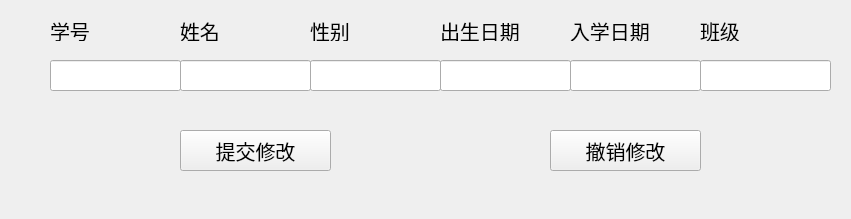
<?xml version="1.0" encoding="UTF-8"?>
<ui version="4.0">
 <class>Form</class>
 <widget class="QWidget" name="Form">
  <property name="geometry">
   <rect>
    <x>0</x>
    <y>0</y>
    <width>851</width>
    <height>219</height>
   </rect>
  </property>
  <property name="minimumSize">
   <size>
    <width>851</width>
    <height>219</height>
   </size>
  </property>
  <property name="maximumSize">
   <size>
    <width>851</width>
    <height>219</height>
   </size>
  </property>
  <property name="windowTitle">
   <string>Form</string>
  </property>
  <widget class="QLineEdit" name="lineEdit_1">
   <property name="geometry">
    <rect>
     <x>50</x>
     <y>60</y>
     <width>131</width>
     <height>31</height>
    </rect>
   </property>
  </widget>
  <widget class="QLineEdit" name="lineEdit_2">
   <property name="geometry">
    <rect>
     <x>180</x>
     <y>60</y>
     <width>131</width>
     <height>31</height>
    </rect>
   </property>
  </widget>
  <widget class="QLineEdit" name="lineEdit_3">
   <property name="geometry">
    <rect>
     <x>310</x>
     <y>60</y>
     <width>131</width>
     <height>31</height>
    </rect>
   </property>
  </widget>
  <widget class="QLineEdit" name="lineEdit_4">
   <property name="geometry">
    <rect>
     <x>440</x>
     <y>60</y>
     <width>131</width>
     <height>31</height>
    </rect>
   </property>
  </widget>
  <widget class="QLineEdit" name="lineEdit_5">
   <property name="geometry">
    <rect>
     <x>570</x>
     <y>60</y>
     <width>131</width>
     <height>31</height>
    </rect>
   </property>
  </widget>
  <widget class="QLineEdit" name="lineEdit_6">
   <property name="geometry">
    <rect>
     <x>700</x>
     <y>60</y>
     <width>131</width>
     <height>31</height>
    </rect>
   </property>
  </widget>
  <widget class="QPushButton" name="pushButton">
   <property name="geometry">
    <rect>
     <x>180</x>
     <y>130</y>
     <width>151</width>
     <height>41</height>
    </rect>
   </property>
   <property name="font">
    <font>
     <family>楷体</family>
     <pointsize>15</pointsize>
    </font>
   </property>
   <property name="text">
    <string>提交修改</string>
   </property>
  </widget>
  <widget class="QPushButton" name="pushButton_2">
   <property name="geometry">
    <rect>
     <x>550</x>
     <y>130</y>
     <width>151</width>
     <height>41</height>
    </rect>
   </property>
   <property name="font">
    <font>
     <family>楷体</family>
     <pointsize>15</pointsize>
    </font>
   </property>
   <property name="text">
    <string>撤销修改</string>
   </property>
  </widget>
  <widget class="QLabel" name="label">
   <property name="geometry">
    <rect>
     <x>50</x>
     <y>20</y>
     <width>71</width>
     <height>21</height>
    </rect>
   </property>
   <property name="font">
    <font>
     <family>楷体</family>
     <pointsize>15</pointsize>
    </font>
   </property>
   <property name="text">
    <string>学号</string>
   </property>
  </widget>
  <widget class="QLabel" name="label_2">
   <property name="geometry">
    <rect>
     <x>180</x>
     <y>20</y>
     <width>71</width>
     <height>21</height>
    </rect>
   </property>
   <property name="font">
    <font>
     <family>楷体</family>
     <pointsize>15</pointsize>
    </font>
   </property>
   <property name="text">
    <string>姓名</string>
   </property>
  </widget>
  <widget class="QLabel" name="label_3">
   <property name="geometry">
    <rect>
     <x>310</x>
     <y>20</y>
     <width>71</width>
     <height>21</height>
    </rect>
   </property>
   <property name="font">
    <font>
     <family>楷体</family>
     <pointsize>15</pointsize>
    </font>
   </property>
   <property name="text">
    <string>性别</string>
   </property>
  </widget>
  <widget class="QLabel" name="label_4">
   <property name="geometry">
    <rect>
     <x>440</x>
     <y>20</y>
     <width>91</width>
     <height>21</height>
    </rect>
   </property>
   <property name="font">
    <font>
     <family>楷体</family>
     <pointsize>15</pointsize>
    </font>
   </property>
   <property name="text">
    <string>出生日期</string>
   </property>
  </widget>
  <widget class="QLabel" name="label_5">
   <property name="geometry">
    <rect>
     <x>570</x>
     <y>20</y>
     <width>91</width>
     <height>21</height>
    </rect>
   </property>
   <property name="font">
    <font>
     <family>楷体</family>
     <pointsize>15</pointsize>
    </font>
   </property>
   <property name="text">
    <string>入学日期</string>
   </property>
  </widget>
  <widget class="QLabel" name="label_6">
   <property name="geometry">
    <rect>
     <x>700</x>
     <y>20</y>
     <width>71</width>
     <height>21</height>
    </rect>
   </property>
   <property name="font">
    <font>
     <family>楷体</family>
     <pointsize>15</pointsize>
    </font>
   </property>
   <property name="text">
    <string>班级</string>
   </property>
  </widget>
 </widget>
 <resources/>
 <connections/>
</ui>
